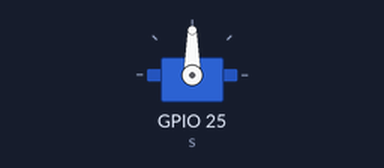
The sketch below on a simulated ESP32. Shown: servo.

Above: at 0.05 s.
At 1.5 s:
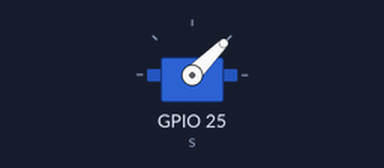
At 3.0 s:
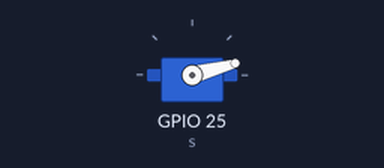
Timing chart, 0 to 6.9 s (numbered marks = the images above):
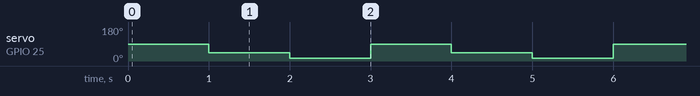

Measured:
- by itself, servo on GPIO 25 (s): repeats every 3.0 s: 15° 1.0 s, 90° 1.0 s, 45° 1.0 s

The sketch:

Ex27.ino
```cpp
/* Programa: Testa o Servo Motor
 * Arduino : Mega
 * Shield  : Servo 9g
 * Autor   : Rahul M. Juliato
 * Data    : 27/09/2019
 */

#include <Servo.h>
Servo s;

void setup(){
  s.attach(25);
  s.write(10);
}

void loop(){
  s.write(90);
  delay(1000);
  s.write(45);
  delay(1000);
  s.write(15);
  delay(1000);
}
```
